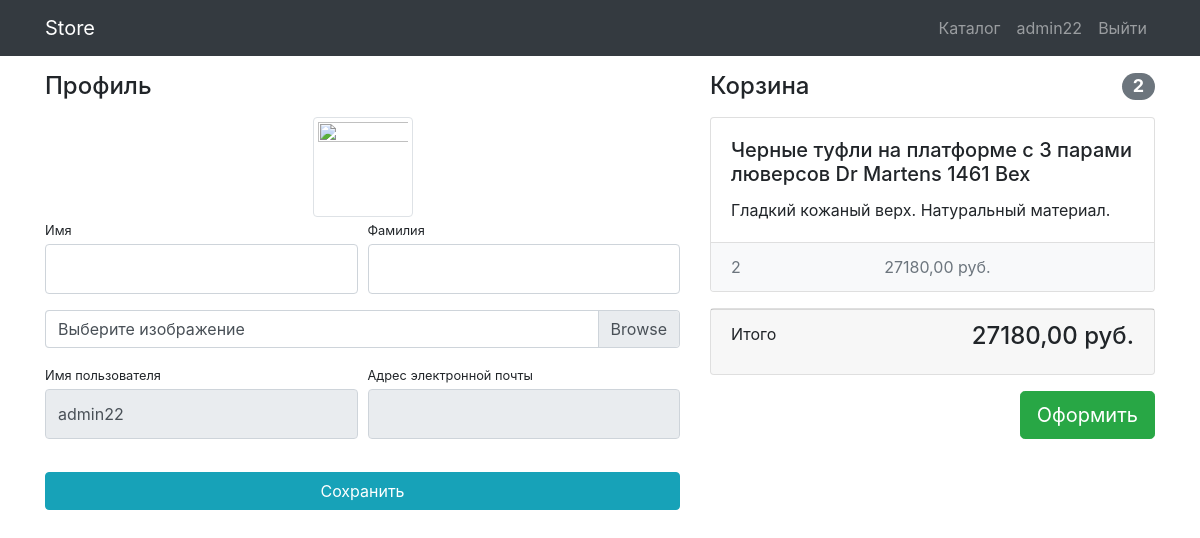
/users/profile (signed in), run on the app's committed database.
### users/models.py (models this page shows)
class User(AbstractUser):
    image = models.ImageField(upload_to="users_images", blank=True)

### products/models.py (models this page shows, shortened)
class Basket(models.Model):
    user = models.ForeignKey(User, on_delete=models.PROTECT)
    product = models.ForeignKey(Product, on_delete=models.PROTECT)
    quantity = models.PositiveIntegerField(default=1)
    created_timestamp = models.DateTimeField(auto_now_add=True)
    def sum(self):
        return self.quantity * self.product.price

class Product(models.Model):
    name = models.CharField(max_length=256)
    image = models.ImageField(upload_to="products_media")
    description = models.TextField(blank=True)
    short_description = models.TextField(max_length=64, blank=True)
    price = models.DecimalField(max_digits=8, decimal_places=2)
    quantity = models.PositiveIntegerField(default=0)
    category = models.ForeignKey(ProductCategory, on_delete=models.PROTECT)

### users/views.py (the view)
# urls.py: path('profile', profile, name="profile"),
@login_required
def profile(request):
    if request.method == "POST":
        form = UserProfileForm(data=request.POST, instance=request.user, files=request.FILES)
        if form.is_valid():
            form.save()
            return HttpResponseRedirect(reverse('users:profile'))
        else:
            print(form.errors)
    else:
        form = UserProfileForm(instance=request.user)
    baskets = Basket.objects.filter(user=request.user)
    total_quantity = sum(basket.quantity for basket in baskets)
    total_sum = sum(basket.sum() for basket in baskets)
    context = {
        'form': form,
        'baskets': Basket.objects.filter(user=request.user),
        'total_quantity': total_quantity,
        'total_sum': total_sum
    }
    return render(request, "users/profile.html", context)

### users/forms.py
class UserProfileForm(UserChangeForm):
    username = forms.CharField(widget=forms.TextInput(attrs={'readonly': True, 'class': 'form-control py-4'}))
    email = forms.CharField(widget=forms.EmailInput(attrs={'readonly': True, 'class': 'form-control py-4'}))
    first_name = forms.CharField(widget=forms.TextInput(attrs={'class': 'form-control py-4'}))
    last_name = forms.CharField(widget=forms.TextInput(attrs={'class': 'form-control py-4'}))
    image = forms.ImageField(widget=forms.FileInput(attrs={
        "class": "custom-file-label",
    }))
    class Meta:
        model = User
        fields = ('username', 'email', 'first_name', 'last_name', 'image')

### users/templates/users/profile.html (shortened to what this page needs)
{% extends 'products/base.html' %}
{% load static %}
{% block css %}
    <link href="{% static 'css/profile.css' %}" rel="stylesheet">
{% endblock %}
{% block content %}
    <div class="container">
        <div class="row">
            <div class="col-lg-7">
                <h4 class="mt-3 mb-3">Профиль</h4>
                <div class="col-lg-12 text-center">
                    <img width="100" height="100"
                         src="{% if user.image %}{{ user.image.url }}{% else %}{% static 'vendor/img/users/user.jpg' %}{% endif %}"
                         class="img-thumbnail">
                </div>
                <form action="{% url 'users:profile' %}" method="post" enctype="multipart/form-data">
                    <div class="form-row">
                        <div class="col-lg-6">
                            <div class="form-group">
                                <label class="small mb-1" for="form.first_name.id_for_label">Имя</label>
                                {{ form.first_name }}
                            </div>
                        </div>
                        <div class="col-lg-6">
                            <div class="form-group">
                                <label class="small mb-1" for="form.last_name.id_for_label">Фамилия</label>
                                {{ form.last_name }}
                            </div>
                        </div>
                    </div>
                    <div class="form-row mb-2">
                        <div class="col-lg-12">
                            <div class="custom-file">
                                <label class="custom-file-label" for="{{ form.image.id_for_label }}">Выберите изображение</label>
                            </div>
                        </div>
                    </div>
                    <div class="form-row">
                        <div class="col-lg-6">
                            <label class="small mb-1" for="form.username.id_for_label">Имя пользователя</label>
                            {{ form.username }}
                        </div>
                        <div class="col-lg-6">
                            <label class="small mb-1" for="form.email.id_for_label">Адрес электронной
                                почты</label>
                            {{ form.email }}
                        </div>
                    </div>
                    <div class="form-row">
                        <div class="col-lg-12" style="margin-top: 33px;">
                            <input class="btn btn-info btn-block" type="submit" value="Сохранить">
                        </div>
                    </div>
                </form>
            </div>
            {% include 'products/basket.html' %}
        </div>
    </div>
{% endblock %}

### products/templates/products/base.html (shortened to what this page needs)
{% load static %}
<!DOCTYPE html>
<html lang="en">
<head>
    <link href="{% static 'vendor/bootstrap/css/bootstrap.min.css' %}" rel="stylesheet">
    {% block css %} {% endblock %}
</head>
<body>
<nav class="navbar navbar-expand-lg navbar-dark bg-dark fixed-top">
    <div class="container">
        <a class="navbar-brand" href="{% url 'index' %}">Store</a>
        <div class="collapse navbar-collapse" id="navbarResponsive">
            <ul class="navbar-nav ml-auto">
                <li class="nav-item">
                    <a class="nav-link" href="{% url 'products:index' %}">Каталог  </a>
                </li>
                <li class="nav-item">
                    <a class="nav-link" href="{% url 'users:profile' %}">
                        {% if user.is_authenticated %}
                             {{user.username}}
                        {% else %}
                             Профиль
                        {% endif %}
                    </a>
                </li>
                <li class="nav-item">
                    <a class="nav-link"
                       href="
                       {% if user.is_authenticated %}
                            {% url 'users:logout' %}
                       {% else %}
                            {% url 'users:login' %}
                       {% endif %} ">
                       {% if user.is_authenticated %}
                            Выйти
                       {% else %}
                            Войти
                       {% endif %}
                        </a>
                </li>
            </ul>
        </div>
    </div>
</nav>
{% block content %} {% endblock %}
</body>
</html>

### products/templates/products/basket.html (shortened to what this page needs)
{% if  baskets %}
    <div class="col-lg-5">
        <h4 class="mt-3 mb-3 d-flex justify-content-between align-items-center mb-3">
            Корзина <span class="badge badge-secondary badge-pill">{{ total_quantity }}</span>
        </h4>
        {% for b in baskets %}
            <div class="card mb-3">
                <div class="card-body">
                    <h5 class="card-title">{{ b.product.name }}</h5>
                    <p class="card-text">{{ b.product.description }}</p>
                </div>
                <ul class="list-group list-group-flush">
                    <li class="list-group-item d-flex justify-content-between lh-condensed bg-light">
                        <span class="text-muted">{{ b.quantity }}</span>
                        <span class="text-muted">{{ b.sum }} руб.</span>
                    </li>
                </ul>
            </div>
        {% endfor %}
        <div class="card mb-3">
            <div class="card-footer">
                <p class="float-left">Итого</p>
                <h4 class="float-right">{{ total_sum }} руб.</h4>
            </div>
        </div>
        <button type="button" class="btn btn-success btn-lg float-right">Оформить</button>
    </div>
{% else %}
    <h4 class="mt-3 mb-3">
        Корзина пуста
    </h4>
{% endif %}

### static/css/profile.css (style rules this page uses)
body { padding-top: 56px; }

### data on the page
User: username "admin22"
Basket: product.name "Черные туфли на платформе с 3 парами люверсов Dr Martens 1461 Bex", product.description "Гладкий кожаный верх. Натуральный материал.", quantity "2", sum "27180,00"

### other printed values
{{ total_quantity }} "2"
{{ total_sum }} "27180,00"
